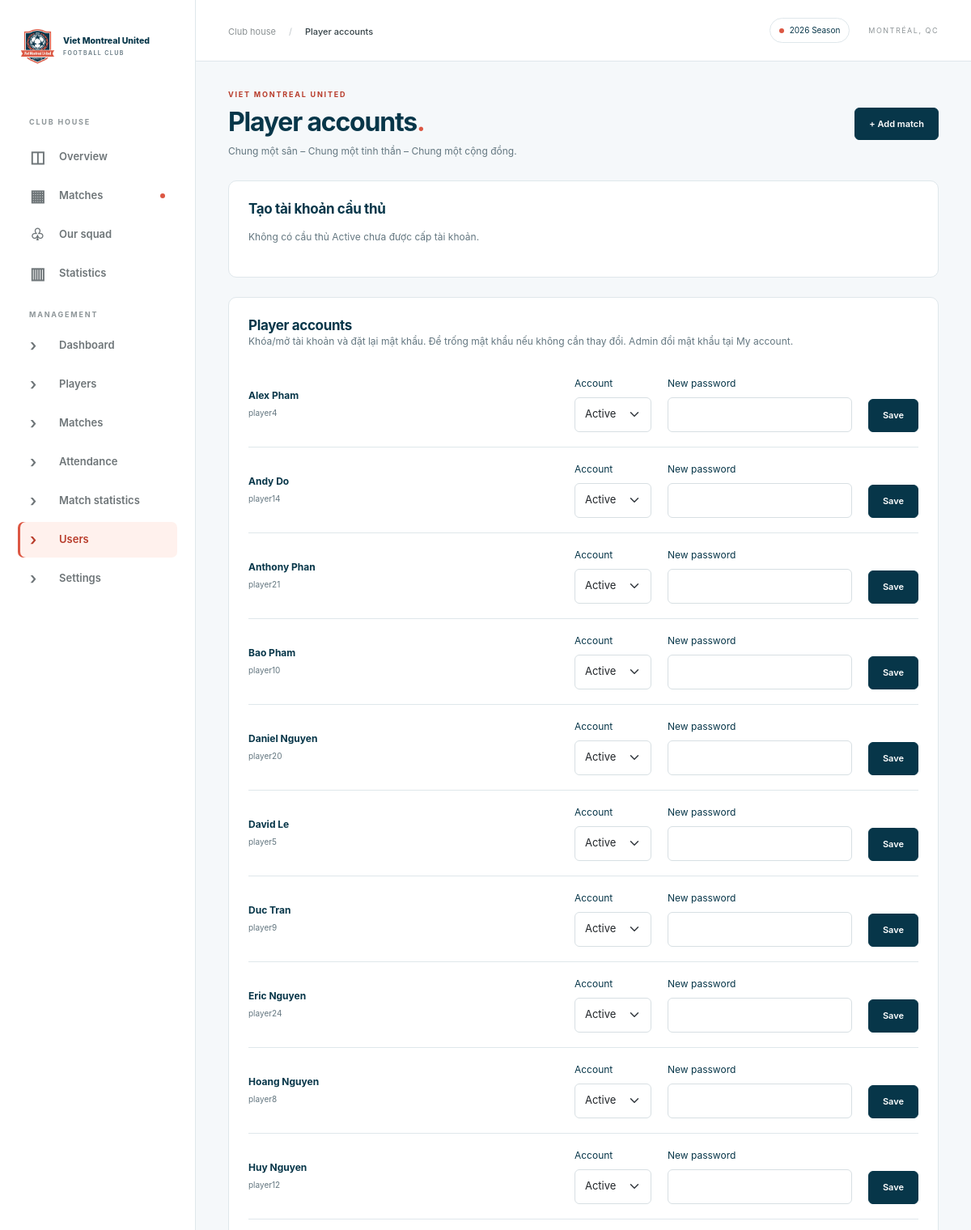
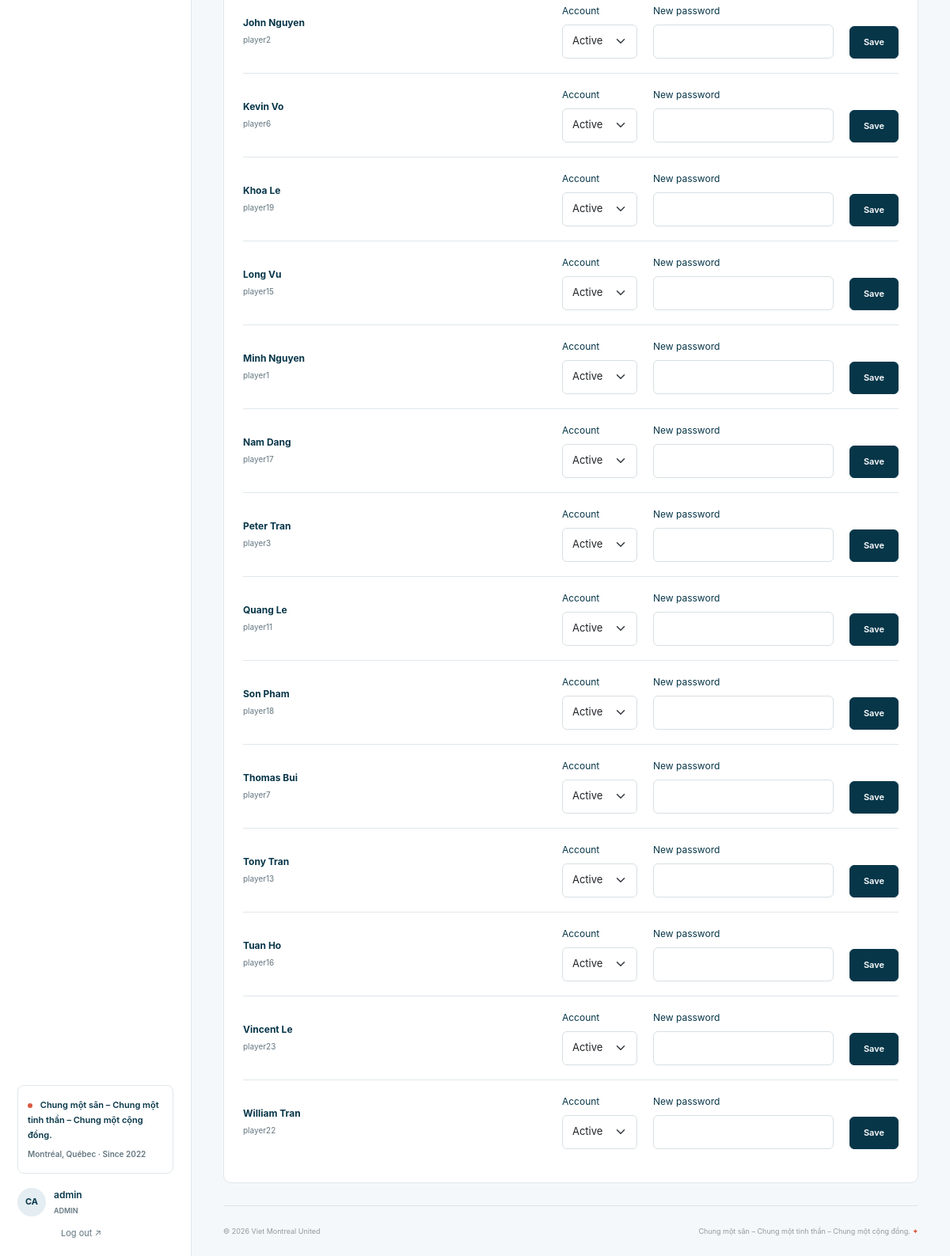
Page /index.php?page=admin-users (signed in) on the committed database (2 pictures, top to bottom).
### tables this page shows
CREATE TABLE users (
 id INT UNSIGNED AUTO_INCREMENT PRIMARY KEY,
 username VARCHAR(60) NOT NULL UNIQUE,
 password_hash VARCHAR(255) NOT NULL,
 role ENUM('ADMIN','PLAYER') NOT NULL,
 player_id INT UNSIGNED NULL UNIQUE,
 is_active TINYINT(1) NOT NULL DEFAULT 1,
 created_at TIMESTAMP NOT NULL DEFAULT CURRENT_TIMESTAMP,
 updated_at TIMESTAMP NOT NULL DEFAULT CURRENT_TIMESTAMP ON UPDATE CURRENT_TIMESTAMP,
 FOREIGN KEY (player_id) REFERENCES players(id) ON DELETE RESTRICT
);

CREATE TABLE players (
 id INT UNSIGNED AUTO_INCREMENT PRIMARY KEY,
 full_name VARCHAR(120) NOT NULL,
 jersey_number VARCHAR(20) NOT NULL,
 jersey_key VARCHAR(20) GENERATED ALWAYS AS (LOWER(TRIM(jersey_number))) STORED,
 CONSTRAINT players_jersey_nonempty CHECK (CHAR_LENGTH(TRIM(jersey_number)) > 0),
 UNIQUE KEY players_jersey_unique (jersey_key),
 birth_year SMALLINT UNSIGNED NULL,
 photo_path VARCHAR(190) NULL,
 is_active TINYINT(1) NOT NULL DEFAULT 1,
 created_at TIMESTAMP NOT NULL DEFAULT CURRENT_TIMESTAMP,
 updated_at TIMESTAMP NOT NULL DEFAULT CURRENT_TIMESTAMP ON UPDATE CURRENT_TIMESTAMP
);

### public/index.php (called while the page is built, shortened)
<?php
require __DIR__.'/../app/bootstrap.php';
$page=is_string($_GET['page'] ?? null)?$_GET['page']:'home';
$routes=['home'=>'home','matches'=>'matches','match'=>'match','players'=>'players','profile'=>'profile','statistics'=>'statistics','login'=>'login','account'=>'account','admin'=>'home','admin-players'=>'admin-players','admin-player-edit'=>'admin-player-edit','admin-matches'=>'admin-matches','admin-match-edit'=>'admin-match-edit','admin-attendance'=>'admin-match-data','admin-stats'=>'admin-match-data','admin-users'=>'admin-users','admin-settings'=>'admin-settings'];
$titles=['home'=>'Club overview','matches'=>'Match centre','match'=>'Match detail','players'=>'Our squad','profile'=>'Player profile','statistics'=>'Club statistics','login'=>'Welcome back','account'=>'My account','admin'=>'Club dashboard','admin-players'=>'Manage players','admin-player-edit'=>'Player details','admin-matches'=>'Manage matches','admin-match-edit'=>'Match details','admin-attendance'=>'Match attendance','admin-stats'=>'Match statistics','admin-users'=>'Player accounts','admin-settings'=>'Club settings'];
$title=$titles[$page];
try { require __DIR__.'/../app/views/'.$routes[$page].'.php'; $content=ob_get_clean(); }
catch (DomainException $e) { ob_end_clean(); abort_page(404,$e->getMessage()); }
require __DIR__.'/../app/views/layout.php';

### app/auth.php (called while the page is built, shortened)
<?php
function current_user(): ?array {
    $u = one('SELECT u.*, p.full_name, p.photo_path, p.is_active AS player_active FROM users u LEFT JOIN players p ON p.id=u.player_id WHERE u.id=?', [$_SESSION['user_id']]);
    return $u;
}
function is_admin(): bool { return ($GLOBALS['user']['role'] ?? '') === 'ADMIN'; }

### app/bootstrap.php (called while the page is built, shortened)
<?php
require __DIR__ . '/functions.php';
require __DIR__ . '/auth.php';
try {
    $settings = array_column(query('SELECT * FROM settings'), 'setting_value', 'setting_key');
} catch (PDOException $e) {
    error_log($e->getMessage()); http_response_code(503);
    exit('Database is not configured. Configure config/database.local.php and follow README.md.');
}
$user = current_user();

### app/views/admin-users.php (the view)
<?php $unlinked=query('SELECT p.id,p.full_name FROM players p LEFT JOIN users u ON u.player_id=p.id WHERE p.is_active=1 AND u.id IS NULL ORDER BY p.full_name'); ?>
<section class="panel mb-4"><h2>Tạo tài khoản cầu thủ</h2>
<?php if($unlinked): ?><form method="post" class="form-grid"><?= csrf() ?><input type="hidden" name="action" value="create-user"><?php select_field('Cầu thủ','player_id',array_column($unlinked,'full_name','id'),''); field('Username','username','','text',true,'autocomplete="off" minlength="3" maxlength="60"'); field('Password','password','','password',true,'autocomplete="new-password" minlength="8" maxlength="72"'); ?><div class="align-self-end"><button class="btn btn-dark">Tạo tài khoản</button></div></form>
<?php else: ?><p class="muted mt-3">Không có cầu thủ Active chưa được cấp tài khoản.</p><?php endif; ?></section>
<section class="panel"><h2>Player accounts</h2><p class="muted">Khóa/mở tài khoản và đặt lại mật khẩu. Để trống mật khẩu nếu không cần thay đổi. Admin đổi mật khẩu tại My account.</p><?php foreach(query("SELECT u.id,u.username,u.is_active,p.full_name FROM users u JOIN players p ON p.id=u.player_id WHERE u.role='PLAYER' ORDER BY p.full_name") as $u): ?><form method="post" class="data-row"><?= csrf() ?><input type="hidden" name="action" value="save-user"><input type="hidden" name="id" value="<?= e($u['id']) ?>"><div class="data-player"><strong><?= e($u['full_name']) ?></strong><small><?= e($u['username']) ?></small></div><?php select_field('Account','is_active',['1'=>'Active','0'=>'Locked'],$u['is_active']); field('New password','password','','password',false,'autocomplete="new-password" minlength="8" maxlength="72"'); ?><button class="btn btn-dark">Save</button></form><?php endforeach; ?></section>

### app/functions.php (shortened to what this page needs)
<?php
function e(mixed $value): string { return htmlspecialchars((string)($value ?? ''), ENT_QUOTES | ENT_SUBSTITUTE, 'UTF-8'); }
function query(string $sql, array $args=[]): array { $s=$GLOBALS['pdo']->prepare($sql); $s->execute($args); return $s->fetchAll(); }
function one(string $sql, array $args=[]): ?array { return query($sql,$args)[0] ?? null; }
function url(string $page='home', array $args=[]): string { return 'index.php?'.http_build_query(['page'=>$page]+$args); }
function initials(string $name): string { $a=preg_split('/\s+/u',trim($name)); return mb_strtoupper(mb_substr($a[0],0,1).mb_substr(end($a),0,1)); }
function avatar(array $p): string {
    $photo=$p['photo_path'] ?? null;
    return '<span class="avatar">'.e(initials($p['full_name'])).'</span>';
}
function club(): string { return $GLOBALS['settings']['club_name'] ?? 'Viet Montreal United'; }
function club_slogan(): string { return 'Chung một sân – Chung một tinh thần – Chung một cộng đồng.'; }
function field(string $label,string $name,mixed $value='',string $type='text',bool $required=true,string $extra=''): void { echo '<label class="field">'.e($label).'<input class="form-control" type="'.e($type).'" name="'.e($name).'" value="'.e($value).'" '.($required?'required ':'').$extra.'></label>'; }
function select_field(string $label,string $name,array $options,mixed $value): void { echo '<label class="field">'.e($label).'<select class="form-select" name="'.e($name).'">'; foreach($options as $k=>$v) echo '<option value="'.e($k).'" '.((string)$value===(string)$k?'selected':'').'>'.e($v).'</option>'; echo '</select></label>'; }

### app/views/layout.php (shortened to what this page needs)
<!doctype html>
<html lang="vi">
<head><link rel="stylesheet" href="assets/bootstrap.min.css"><link rel="stylesheet" href="assets/app.css?v=club-2022"><link rel="stylesheet" href="assets/club-theme.css?v=4"></head>
<body>
<aside class="sidebar" id="navigation">
<a href="<?= url() ?>" class="brand"><img class="brand-logo" src="assets/images/club-logo.jpg" alt="Logo Viet Montreal United" width="48" height="48"><span><span class="brand-name">Viet Montreal United</span><small>FOOTBALL CLUB</small></span></a>
<div class="nav-caption">CLUB HOUSE</div>
<nav aria-label="Main navigation">
<?php $nav=['home'=>['◫','Overview'],'matches'=>['▦','Matches'],'players'=>['♧','Our squad'],'statistics'=>['▥','Statistics']]; foreach($nav as $key=>[$icon,$label]): $args=$key==='profile'?['id'=>$user['player_id']]:($key==='match'?['id'=>$nm['id']]:[]); ?>
<a class="nav-item <?= $page===$key?'active':'' ?>" href="<?= url($key,$args) ?>"><span><?= $icon ?></span><?= e($label) ?><?= $key==='matches'?'<i class="nav-dot"></i>':'' ?></a>
<?php endforeach; ?>
<?php if(is_admin()): ?><div class="nav-caption">MANAGEMENT</div><?php foreach(['admin'=>'Dashboard','admin-players'=>'Players','admin-matches'=>'Matches','admin-attendance'=>'Attendance','admin-stats'=>'Match statistics','admin-users'=>'Users','admin-settings'=>'Settings'] as $key=>$label): ?><a class="nav-item <?= $page===$key?'active':'' ?>" href="<?= url($key) ?>"><span>›</span><?= e($label) ?></a><?php endforeach; endif; ?>
</nav>
<div class="sidebar-bottom"><div class="club-note"><span class="live-dot"></span> <?= e(club_slogan()) ?><small>Montréal, Québec · Since 2022</small></div>
<?php if($user): ?><a class="user-link" href="<?= url('account') ?>"><?= avatar(array_replace($user,['full_name'=>$user['full_name'] ?? 'Club Admin'])) ?><span><?= e($user['full_name'] ?? $user['username']) ?><small><?= e($user['role']) ?></small></span></a><form method="post"><?= csrf() ?><input type="hidden" name="action" value="logout"><button class="logout" type="submit">Log out ↗</button></form><?php else: ?><a class="btn btn-dark w-100" href="<?= url('login') ?>">Member login ↗</a><?php endif; ?></div>
</aside>
<div class="workspace"><header class="topbar"><div class="topbar-left"><button class="menu-toggle" type="button" aria-controls="navigation" aria-expanded="false" aria-label="Toggle menu">☰</button><span class="breadcrumb-label">Club house <span>/</span> <strong><?= e($title) ?></strong></span></div><div class="topbar-right"><span class="season-pill"><span class="live-dot"></span><?= e($settings['season_label']) ?></span><span class="top-location">MONTRÉAL, QC</span></div></header>
<main id="main"><div class="page-heading"><div><div class="eyebrow">VIET MONTREAL UNITED</div><h1><?= e($title) ?><span class="title-dot">.</span></h1><p><?= e(club_slogan()) ?></p></div><div class="heading-action"><?php if(is_admin()): ?><a class="btn btn-dark" href="<?= url('admin-match-edit') ?>">+ Add match</a><?php else: ?><span class="date-stamp"><?= e(date('l, d M Y')) ?></span><?php endif; ?></div></div>
<?= $content ?>
<footer><span>© <?= date('Y') ?> <?= e(club()) ?></span><span><?= e(club_slogan()) ?> <span class="accent">✦</span></span></footer>
</main></div>
</body></html>

### public/assets/app.css (style rules this page uses)
:root { --ink:#073649;--accent:#b83c2b;--accent-light:#ffd9cf;--muted:#7a8083;--line:#e2e7e9;--bg:#f3f6f7 }
* { box-sizing:border-box }
body { margin:0;background:var(--bg);color:#25343b;font-family:Inter,"Segoe UI",Arial,sans-serif;font-size:14px }
a { color:inherit;text-decoration:none }
button,input,select { font:inherit }
.sidebar { position:fixed;inset:0 auto 0 0;width:242px;background:#fff;border-right:1px solid var(--line);padding:33px 22px 20px;display:flex;flex-direction:column;z-index:20;overflow-y:auto }
.brand { display:flex;align-items:center;gap:12px;font-size:12px;font-weight:800;letter-spacing:.7px;line-height:1.7;margin-bottom:41px }
.brand small { display:block;font-size:8px;font-weight:600;letter-spacing:1.7px;color:var(--muted) }
.nav-caption { font-size:9px;letter-spacing:1.8px;color:#8e9699;font-weight:700;margin:22px 14px 10px }
.nav-item { display:flex;align-items:center;gap:14px;padding:12px 15px;margin:4px 0;border-radius:7px;color:#6e7578;font-size:13px;font-weight:600 }
.nav-item>span { font-size:20px;width:22px;line-height:1 }
.nav-item.active { background:#e0ebf0;color:#314e5a }
.nav-dot { width:6px;height:6px;background:#588699;border-radius:50%;margin-left:auto }
.sidebar-bottom { margin-top:auto;padding-top:35px }
.club-note { border:1px solid var(--line);border-radius:8px;padding:15px 12px;font-size:11px;font-weight:600;margin-bottom:18px }
.club-note small { display:block;color:var(--muted);font-size:10px;margin-top:6px }
.live-dot { display:inline-block;background:#6aa0b7;width:6px;height:6px;border-radius:50%;margin-right:7px }
.user-link { display:flex;align-items:center;gap:10px;font-size:12px;font-weight:600 }
.user-link small { display:block;font-size:9px;color:var(--muted);margin-top:4px }
.logout { border:0;background:none;color:var(--muted);font-size:11px;margin:12px 0 0 49px }
.workspace { margin-left:242px }
.topbar { height:76px;background:#fff;border-bottom:1px solid var(--line);padding:0 40px;display:flex;align-items:center;justify-content:space-between;gap:16px }
.breadcrumb-label { color:#8c9294;font-size:11px }
.breadcrumb-label span { margin:0 13px;color:#c0c7ca }
.breadcrumb-label strong { font-weight:500;color:#354247 }
.topbar-right { display:flex;align-items:center;gap:23px }
.season-pill { font-size:10px;border:1px solid var(--line);padding:7px 11px;border-radius:20px;white-space:nowrap }
.top-location { font-size:9px;letter-spacing:1.5px;color:#8f9699 }
main { max-width:1550px;margin:auto;padding:34px 40px 0 }
.page-heading { display:flex;justify-content:space-between;align-items:center;margin-bottom:27px;gap:20px }
.eyebrow { font-size:9px;letter-spacing:1.8px;font-weight:700 }
.page-heading .eyebrow { color:#768b94;margin-bottom:8px }
h1 { font-size:32px;font-weight:650;letter-spacing:-1.2px;margin:0 0 8px;line-height:1.2 }
.title-dot { color:#6095ac }
.page-heading p { color:var(--muted);font-size:12px;margin:0 }
.btn { padding:11px 17px;font-size:11px;font-weight:600;border-radius:6px }
.btn-dark { background:var(--ink);border-color:var(--ink) }
h2 { font-size:17px;font-weight:650;letter-spacing:-.35px;margin:0 }
.muted { color:var(--muted);font-size:12px }
.panel { border:1px solid var(--line);border-radius:10px;background:#fff;padding:24px;min-width:0 }
.avatar { width:36px;height:36px;border-radius:50%;display:inline-flex;align-items:center;justify-content:center;background:#dee9ed;color:#5c7783;font-size:11px;font-weight:700;object-fit:cover;flex-shrink:0 }
.accent { color:#5a8ca2 }
footer { display:flex;justify-content:space-between;padding:25px 0;font-size:9px;color:#90999d;gap:20px;border-top:1px solid var(--line);margin-top:28px }
.field { display:flex;flex-direction:column;gap:8px;font-size:12px;margin:10px 0 }
.form-control,.form-select { font-size:13px;min-height:43px;border-color:#d7dfe3;border-radius:6px }
.data-row { display:flex;gap:20px;align-items:flex-end;border-bottom:1px solid var(--line);padding:18px 0 }
.data-row:last-child { border:0 }
.data-player { flex:1;align-self:center;min-width:160px;font-size:12px }
.data-player small { display:block;font-size:10px;color:var(--muted);margin-top:5px }
.data-row .field { margin:0;max-width:230px }

### rows in the picture
users: username "admin", role "ADMIN"
users: player.full_name "Alex Pham", username "player4"
users: player.full_name "Andy Do", username "player14"
users: player.full_name "Anthony Phan", username "player21"
users: player.full_name "Bao Pham", username "player10"
users: player.full_name "Daniel Nguyen", username "player20"
users: player.full_name "David Le", username "player5"
users: player.full_name "Duc Tran", username "player9"
users: player.full_name "Eric Nguyen", username "player24"
users: player.full_name "Hoang Nguyen", username "player8"
users: player.full_name "Huy Nguyen", username "player12"
users: player.full_name "John Nguyen", username "player2"
users: player.full_name "Kevin Vo", username "player6"
users: player.full_name "Khoa Le", username "player19"
users: player.full_name "Long Vu", username "player15"
users: player.full_name "Minh Nguyen", username "player1"
users: player.full_name "Nam Dang", username "player17"
users: player.full_name "Peter Tran", username "player3"
users: player.full_name "Quang Le", username "player11"
users: player.full_name "Son Pham", username "player18"
users: player.full_name "Thomas Bui", username "player7"
users: player.full_name "Tony Tran", username "player13"
users: player.full_name "Tuan Ho", username "player16"
users: player.full_name "Vincent Le", username "player23"
users: player.full_name "William Tran", username "player22"

### other values in the picture
$icon "◫"
$label "Overview"
$icon "▦"
$label "Matches"
$icon "♧"
$label "Our squad"
$icon "▥"
$label "Statistics"
$label "Dashboard"
$label "Players"
$label "Attendance"
$label "Match statistics"
$label "Users"
$label "Settings"
club_slogan() "Chung một sân – Chung một tinh thần – Chung một cộng đồng."
